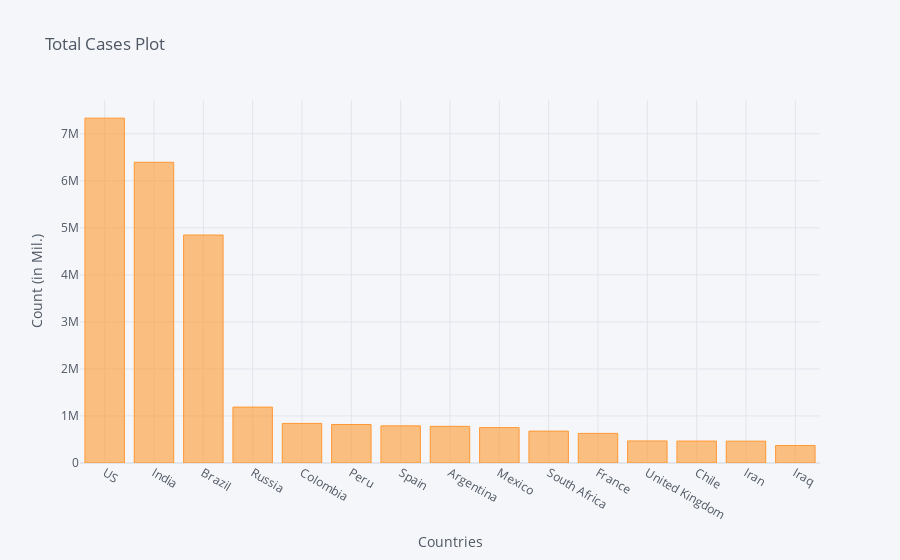

The notebook cell saved with this chart:
### Code cell
corona_dframe_agg_plot.iplot(kind='bar', x='Country/Region', y='10/2/20',
                             title='Total Cases Plot',xTitle='Countries',yTitle='Count (in Mil.)')

### Figure 1 — Plotly figure (JSON) as saved in the notebook; plotly's stock layout.template omitted (floating-point values rounded to 4 significant figures)
{"data": [{"marker": {"color": "rgba(255, 153, 51, 0.6)", "line": {"color": "rgba(255, 153, 51, 1.0)", "width": 1}}, "name": "10/2/20", "orientation": "v", "text": "", "type": "bar", "x": ["US", "India", "Brazil", "Russia", "Colombia", "Peru", "Spain", "Argentina", "Mexico", "South Africa", "France", "United Kingdom", "Chile", "Iran", "Iraq"], "y": [7332200, 6394068, 4847092, 1188928, 841532, 818297, 789932, 779689, 753090, 677833, 629431, 469769, 466590, 464596, 372259]}], "layout": {"legend": {"bgcolor": "#F5F6F9", "font": {"color": "#4D5663"}}, "paper_bgcolor": "#F5F6F9", "plot_bgcolor": "#F5F6F9", "title": {"font": {"color": "#4D5663"}, "text": "Total Cases Plot"}, "xaxis": {"gridcolor": "#E1E5ED", "showgrid": true, "tickfont": {"color": "#4D5663"}, "title": {"font": {"color": "#4D5663"}, "text": "Countries"}, "zerolinecolor": "#E1E5ED"}, "yaxis": {"gridcolor": "#E1E5ED", "showgrid": true, "tickfont": {"color": "#4D5663"}, "title": {"font": {"color": "#4D5663"}, "text": "Count (in Mil.)"}, "zerolinecolor": "#E1E5ED"}}}
